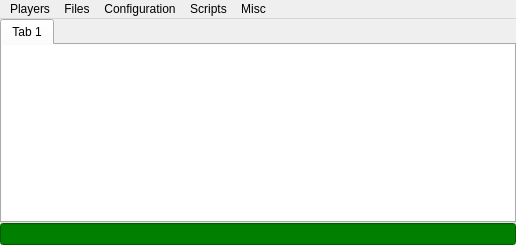
<ui version="4.0" >
 <class>FRCWindow</class>
 <widget class="QMainWindow" name="FRCWindow" >
  <property name="geometry" >
   <rect>
    <x>0</x>
    <y>0</y>
    <width>516</width>
    <height>245</height>
   </rect>
  </property>
  <property name="windowTitle" >
   <string>RemoteControl - April 11, 2008</string>
  </property>
  <widget class="QWidget" name="centralwidget" >
   <layout class="QGridLayout" >
    <property name="leftMargin" >
     <number>0</number>
    </property>
    <property name="topMargin" >
     <number>0</number>
    </property>
    <property name="rightMargin" >
     <number>0</number>
    </property>
    <property name="bottomMargin" >
     <number>0</number>
    </property>
    <property name="horizontalSpacing" >
     <number>0</number>
    </property>
    <property name="verticalSpacing" >
     <number>0</number>
    </property>
    <item row="0" column="0" >
     <widget class="QTabWidget" name="tabWidget" >
      <property name="windowModality" >
       <enum>Qt::NonModal</enum>
      </property>
      <property name="sizePolicy" >
       <sizepolicy vsizetype="Expanding" hsizetype="Expanding" >
        <horstretch>0</horstretch>
        <verstretch>0</verstretch>
       </sizepolicy>
      </property>
      <property name="currentIndex" >
       <number>0</number>
      </property>
      <widget class="QWidget" name="tab" >
       <attribute name="title" >
        <string>Tab 1</string>
       </attribute>
       <layout class="QGridLayout" >
        <property name="leftMargin" >
         <number>0</number>
        </property>
        <property name="topMargin" >
         <number>0</number>
        </property>
        <property name="rightMargin" >
         <number>0</number>
        </property>
        <property name="bottomMargin" >
         <number>0</number>
        </property>
        <property name="horizontalSpacing" >
         <number>0</number>
        </property>
        <property name="verticalSpacing" >
         <number>0</number>
        </property>
        <item row="0" column="0" >
         <widget class="QTextEdit" name="textEdit" >
          <property name="frameShape" >
           <enum>QFrame::NoFrame</enum>
          </property>
          <property name="frameShadow" >
           <enum>QFrame::Plain</enum>
          </property>
          <property name="lineWidth" >
           <number>0</number>
          </property>
         </widget>
        </item>
       </layout>
      </widget>
     </widget>
    </item>
    <item row="1" column="0" >
     <widget class="QLineEdit" name="lineEdit" >
      <property name="styleSheet" >
       <string>background: green</string>
      </property>
     </widget>
    </item>
   </layout>
  </widget>
  <widget class="QMenuBar" name="menubar" >
   <property name="geometry" >
    <rect>
     <x>0</x>
     <y>0</y>
     <width>516</width>
     <height>29</height>
    </rect>
   </property>
   <widget class="QMenu" name="menuPlayers" >
    <property name="title" >
     <string>Players</string>
    </property>
    <addaction name="actionPlayerlist" />
    <addaction name="actionAccounts" />
    <addaction name="actionToalls" />
   </widget>
   <widget class="QMenu" name="menuFiles" >
    <property name="title" >
     <string>Files</string>
    </property>
    <addaction name="actionFile_Browser" />
   </widget>
   <widget class="QMenu" name="menuConfiguration" >
    <property name="title" >
     <string>Configuration</string>
    </property>
    <addaction name="actionRC_Options" />
    <addaction name="actionServer_Options" />
    <addaction name="actionFolder_Configuration" />
   </widget>
   <widget class="QMenu" name="menuScripts" >
    <property name="title" >
     <string>Scripts</string>
    </property>
    <addaction name="actionClasses" />
    <addaction name="actionNPCs" />
    <addaction name="actionWeapons_GUI" />
   </widget>
   <widget class="QMenu" name="menuMisc" >
    <property name="title" >
     <string>Misc</string>
    </property>
    <addaction name="actionServer_Flags" />
    <addaction name="actionLevel_List" />
    <addaction name="actionLevel_NPC_Dump" />
   </widget>
   <addaction name="menuPlayers" />
   <addaction name="menuFiles" />
   <addaction name="menuConfiguration" />
   <addaction name="menuScripts" />
   <addaction name="menuMisc" />
  </widget>
  <action name="actionPlayerlist" >
   <property name="text" >
    <string>Playerlist</string>
   </property>
  </action>
  <action name="actionAccounts" >
   <property name="text" >
    <string>Accounts</string>
   </property>
  </action>
  <action name="actionToalls" >
   <property name="text" >
    <string>Toalls</string>
   </property>
  </action>
  <action name="actionFile_Browser" >
   <property name="text" >
    <string>File Browser</string>
   </property>
  </action>
  <action name="actionRC_Options" >
   <property name="text" >
    <string>RC Options</string>
   </property>
  </action>
  <action name="actionServer_Options" >
   <property name="text" >
    <string>Server Options</string>
   </property>
  </action>
  <action name="actionFolder_Configuration" >
   <property name="text" >
    <string>Folder Config</string>
   </property>
  </action>
  <action name="actionNPCs" >
   <property name="text" >
    <string>NPCs</string>
   </property>
  </action>
  <action name="actionClasses" >
   <property name="text" >
    <string>Classes</string>
   </property>
  </action>
  <action name="actionWeapons_GUI" >
   <property name="text" >
    <string>Weapons (GUI)</string>
   </property>
  </action>
  <action name="actionServer_Flags" >
   <property name="text" >
    <string>Server Flags</string>
   </property>
  </action>
  <action name="actionLevel_List" >
   <property name="text" >
    <string>Level List</string>
   </property>
  </action>
  <action name="actionLevel_NPC_Dump" >
   <property name="text" >
    <string>Level-NPC dump</string>
   </property>
  </action>
 </widget>
 <resources/>
 <connections/>
</ui>
